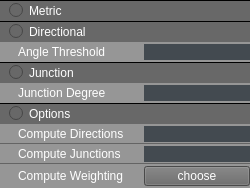
           <widget class="QWidget" name="widget_12" native="true">
            <layout class="QVBoxLayout" name="verticalLayout_2">
             <property name="spacing">
              <number>0</number>
             </property>
             <property name="leftMargin">
              <number>0</number>
             </property>
             <property name="topMargin">
              <number>0</number>
             </property>
             <property name="rightMargin">
              <number>0</number>
             </property>
             <property name="bottomMargin">
              <number>0</number>
             </property>
             <item>
              <widget class="QWidget" name="widget_38" native="true">
               <property name="styleSheet">
                <string notr="true">QWidget
{
    background-color: rgb(104, 104, 104);
    border-top: 1px solid rgb(0 , 0 , 0);
    border-bottom: 1px solid transparent;
}
	

 

</string>
               </property>
               <layout class="QVBoxLayout" name="verticalLayout_39">
                <property name="leftMargin">
                 <number>0</number>
                </property>
                <property name="topMargin">
                 <number>0</number>
                </property>
                <property name="rightMargin">
                 <number>0</number>
                </property>
                <property name="bottomMargin">
                 <number>0</number>
                </property>
                <item>
                 <widget class="QRadioButton" name="radioButton_21">
                  <property name="minimumSize">
                   <size>
                    <width>0</width>
                    <height>0</height>
                   </size>
                  </property>
                  <property name="styleSheet">
                   <string notr="true">QRadioButton
{
    font: 8pt &quot;Ebrima&quot;;
    color:white;
    background-color: rgb(104, 104, 104);
    padding-left:9px;
	padding-bottom:2 px;
	padding-top:2 px;
}
	
 QRadioButton:hover
{
	background-color: rgb(180, 53, 180);
}

QRadioButton:pressed
{
    background-color: rgb(180, 53, 180);
 }

</string>
                  </property>
                  <property name="text">
                   <string>Metric</string>
                  </property>
                 </widget>
                </item>
               </layout>
              </widget>
             </item>
             <item>
              <widget class="QWidget" name="widget_40" native="true">
               <property name="styleSheet">
                <string notr="true">QWidget
{
    background-color: rgb(104, 104, 104);
    border-top: 1px solid rgb(0 , 0 , 0);
    border-bottom: 1px solid transparent;
}
	

 

</string>
               </property>
               <layout class="QVBoxLayout" name="verticalLayout_40">
                <property name="leftMargin">
                 <number>0</number>
                </property>
                <property name="topMargin">
                 <number>0</number>
                </property>
                <property name="rightMargin">
                 <number>0</number>
                </property>
                <property name="bottomMargin">
                 <number>0</number>
                </property>
                <item>
                 <widget class="QRadioButton" name="radioButton_22">
                  <property name="minimumSize">
                   <size>
                    <width>0</width>
                    <height>0</height>
                   </size>
                  </property>
                  <property name="styleSheet">
                   <string notr="true">QRadioButton
{
    font: 8pt &quot;Ebrima&quot;;
    color:white;
    background-color: rgb(104, 104, 104);
    padding-left:9px;
	padding-bottom:2 px;
	padding-top:2 px;
}
	
 QRadioButton:hover
{
	background-color: rgb(180, 53, 180);
}

QRadioButton:pressed
{
    background-color: rgb(180, 53, 180);
 }

</string>
                  </property>
                  <property name="text">
                   <string>Directional</string>
                  </property>
                 </widget>
                </item>
               </layout>
              </widget>
             </item>
             <item>
              <widget class="QWidget" name="widget_41" native="true">
               <property name="styleSheet">
                <string notr="true">QWidget
{
    background-color: rgb(150, 150, 150);

}</string>
               </property>
               <layout class="QHBoxLayout" name="horizontalLayout">
                <property name="spacing">
                 <number>6</number>
                </property>
                <property name="leftMargin">
                 <number>18</number>
                </property>
                <property name="topMargin">
                 <number>2</number>
                </property>
                <property name="rightMargin">
                 <number>0</number>
                </property>
                <property name="bottomMargin">
                 <number>2</number>
                </property>
                <item>
                 <widget class="QLabel" name="label_32">
                  <property name="sizePolicy">
                   <sizepolicy hsizetype="Minimum" vsizetype="Fixed">
                    <horstretch>0</horstretch>
                    <verstretch>0</verstretch>
                   </sizepolicy>
                  </property>
                  <property name="minimumSize">
                   <size>
                    <width>120</width>
                    <height>0</height>
                   </size>
                  </property>
                  <property name="maximumSize">
                   <size>
                    <width>120</width>
                    <height>16777215</height>
                   </size>
                  </property>
                  <property name="styleSheet">
                   <string notr="true">    border-top: 0px solid rgb(0 , 0 , 0);
    font: 8pt &quot;Ebrima&quot;;   
	color:white;   
    border-top: 0px solid rgb(0 , 0 , 0); </string>
                  </property>
                  <property name="text">
                   <string>Angle Threshold</string>
                  </property>
                 </widget>
                </item>
                <item>
                 <widget class="QLineEdit" name="lineEdit_29">
                  <property name="sizePolicy">
                   <sizepolicy hsizetype="Expanding" vsizetype="Fixed">
                    <horstretch>0</horstretch>
                    <verstretch>0</verstretch>
                   </sizepolicy>
                  </property>
                  <property name="styleSheet">
                   <string notr="true">border :0px solid  rgb(67, 74, 80);
color: rgb(255, 255, 255);
background-color: rgb(67, 74, 80);
font: 8pt &quot;Ebrima&quot;;




</string>
                  </property>
                  <property name="alignment">
                   <set>Qt::AlignCenter</set>
                  </property>
                 </widget>
                </item>
               </layout>
              </widget>
             </item>
             <item>
              <widget class="QWidget" name="widget_42" native="true">
               <property name="styleSheet">
                <string notr="true">QWidget
{
    background-color: rgb(104, 104, 104);
    border-top: 1px solid rgb(0 , 0 , 0);
    border-bottom: 1px solid transparent;
}
	

 

</string>
               </property>
               <layout class="QVBoxLayout" name="verticalLayout_42">
                <property name="leftMargin">
                 <number>0</number>
                </property>
                <property name="topMargin">
                 <number>0</number>
                </property>
                <property name="rightMargin">
                 <number>0</number>
                </property>
                <property name="bottomMargin">
                 <number>0</number>
                </property>
                <item>
                 <widget class="QRadioButton" name="radioButton_23">
                  <property name="minimumSize">
                   <size>
                    <width>0</width>
                    <height>0</height>
                   </size>
                  </property>
                  <property name="styleSheet">
                   <string notr="true">QRadioButton
{
    font: 8pt &quot;Ebrima&quot;;
    color:white;
    background-color: rgb(104, 104, 104);
    padding-left:9px;
	padding-bottom:2 px;
	padding-top:2 px;
}
	
 QRadioButton:hover
{
	background-color: rgb(180, 53, 180);
}

QRadioButton:pressed
{
    background-color: rgb(180, 53, 180);
 }

</string>
                  </property>
                  <property name="text">
                   <string>Junction</string>
                  </property>
                 </widget>
                </item>
               </layout>
              </widget>
             </item>
             <item>
              <widget class="QWidget" name="widget_43" native="true">
               <property name="styleSheet">
                <string notr="true">QWidget
{
    background-color: rgb(150, 150, 150);

}</string>
               </property>
               <layout class="QHBoxLayout" name="horizontalLayout_10">
                <property name="spacing">
                 <number>6</number>
                </property>
                <property name="leftMargin">
                 <number>18</number>
                </property>
                <property name="topMargin">
                 <number>2</number>
                </property>
                <property name="rightMargin">
                 <number>0</number>
                </property>
                <property name="bottomMargin">
                 <number>2</number>
                </property>
                <item>
                 <widget class="QLabel" name="label_34">
                  <property name="sizePolicy">
                   <sizepolicy hsizetype="Minimum" vsizetype="Fixed">
                    <horstretch>0</horstretch>
                    <verstretch>0</verstretch>
                   </sizepolicy>
                  </property>
                  <property name="minimumSize">
                   <size>
                    <width>120</width>
                    <height>0</height>
                   </size>
                  </property>
                  <property name="maximumSize">
                   <size>
                    <width>120</width>
                    <height>16777215</height>
                   </size>
                  </property>
                  <property name="styleSheet">
                   <string notr="true">    border-top: 0px solid rgb(0 , 0 , 0);
    font: 8pt &quot;Ebrima&quot;;   
	color:white;   
    border-top: 0px solid rgb(0 , 0 , 0); </string>
                  </property>
                  <property name="text">
                   <string>Junction Degree</string>
                  </property>
                 </widget>
                </item>
                <item>
                 <widget class="QLineEdit" name="lineEdit_31">
                  <property name="sizePolicy">
                   <sizepolicy hsizetype="Expanding" vsizetype="Fixed">
                    <horstretch>0</horstretch>
                    <verstretch>0</verstretch>
                   </sizepolicy>
                  </property>
                  <property name="styleSheet">
                   <string notr="true">border :0px solid  rgb(67, 74, 80);
color: rgb(255, 255, 255);
background-color: rgb(67, 74, 80);
font: 8pt &quot;Ebrima&quot;;




</string>
                  </property>
                  <property name="alignment">
                   <set>Qt::AlignCenter</set>
                  </property>
                 </widget>
                </item>
               </layout>
              </widget>
             </item>
             <item>
              <widget class="QWidget" name="widget_65" native="true">
               <property name="styleSheet">
                <string notr="true">QWidget
{
    background-color: rgb(104, 104, 104);
    border-top: 1px solid rgb(0 , 0 , 0);
    border-bottom: 1px solid transparent;
}
	

 

</string>
               </property>
               <layout class="QVBoxLayout" name="verticalLayout_48">
                <property name="leftMargin">
                 <number>0</number>
                </property>
                <property name="topMargin">
                 <number>0</number>
                </property>
                <property name="rightMargin">
                 <number>0</number>
                </property>
                <property name="bottomMargin">
                 <number>0</number>
                </property>
                <item>
                 <widget class="QRadioButton" name="radioButton_30">
                  <property name="minimumSize">
                   <size>
                    <width>0</width>
                    <height>0</height>
                   </size>
                  </property>
                  <property name="styleSheet">
                   <string notr="true">QRadioButton
{
    font: 8pt &quot;Ebrima&quot;;
    color:white;
    background-color: rgb(104, 104, 104);
    padding-left:9px;
	padding-bottom:2 px;
	padding-top:2 px;
}
	
 QRadioButton:hover
{
	background-color: rgb(180, 53, 180);
}

QRadioButton:pressed
{
    background-color: rgb(180, 53, 180);
 }

</string>
                  </property>
                  <property name="text">
                   <string>Options</string>
                  </property>
                 </widget>
                </item>
               </layout>
              </widget>
             </item>
             <item>
              <widget class="QWidget" name="widget_144" native="true">
               <layout class="QVBoxLayout" name="verticalLayout_84">
                <property name="spacing">
                 <number>0</number>
                </property>
                <property name="leftMargin">
                 <number>0</number>
                </property>
                <property name="topMargin">
                 <number>0</number>
                </property>
                <property name="rightMargin">
                 <number>0</number>
                </property>
                <property name="bottomMargin">
                 <number>0</number>
                </property>
                <item>
                 <widget class="QWidget" name="widget_145" native="true">
                  <property name="styleSheet">
                   <string notr="true">.QWidget
{
    background-color: rgb(150, 150, 150);
       border-bottom: 1px solid  rgb(100, 100, 100);

}</string>
                  </property>
                  <layout class="QHBoxLayout" name="horizontalLayout_97">
                   <property name="spacing">
                    <number>6</number>
                   </property>
                   <property name="leftMargin">
                    <number>18</number>
                   </property>
                   <property name="topMargin">
                    <number>2</number>
                   </property>
                   <property name="rightMargin">
                    <number>0</number>
                   </property>
                   <property name="bottomMargin">
                    <number>2</number>
                   </property>
                   <item>
                    <widget class="QLabel" name="label_28">
                     <property name="sizePolicy">
                      <sizepolicy hsizetype="Minimum" vsizetype="Fixed">
                       <horstretch>0</horstretch>
                       <verstretch>0</verstretch>
                      </sizepolicy>
                     </property>
                     <property name="minimumSize">
                      <size>
                       <width>120</width>
                       <height>0</height>
                      </size>
                     </property>
                     <property name="maximumSize">
                      <size>
                       <width>120</width>
                       <height>16777215</height>
                      </size>
                     </property>
                     <property name="styleSheet">
                      <string notr="true">    border-top: 0px solid rgb(0 , 0 , 0);
    font: 8pt &quot;Ebrima&quot;;   
	color:white;   
    border-top: 0px solid rgb(0 , 0 , 0); </string>
                     </property>
                     <property name="text">
                      <string>Compute Directions</string>
                     </property>
                    </widget>
                   </item>
                   <item>
                    <widget class="QLineEdit" name="lineEdit_79">
                     <property name="sizePolicy">
                      <sizepolicy hsizetype="Expanding" vsizetype="Fixed">
                       <horstretch>0</horstretch>
                       <verstretch>0</verstretch>
                      </sizepolicy>
                     </property>
                     <property name="styleSheet">
                      <string notr="true">border :0px solid  rgb(67, 74, 80);
color: rgb(255, 255, 255);
background-color: rgb(67, 74, 80);
font: 8pt &quot;Ebrima&quot;;
</string>
                     </property>
                     <property name="alignment">
                      <set>Qt::AlignCenter</set>
                     </property>
                    </widget>
                   </item>
                  </layout>
                 </widget>
                </item>
                <item>
                 <widget class="QWidget" name="widget_146" native="true">
                  <property name="styleSheet">
                   <string notr="true">.QWidget
{
    background-color: rgb(150, 150, 150);
       border-bottom: 1px solid  rgb(100, 100, 100);

}</string>
                  </property>
                  <layout class="QHBoxLayout" name="horizontalLayout_98">
                   <property name="spacing">
                    <number>6</number>
                   </property>
                   <property name="leftMargin">
                    <number>18</number>
                   </property>
                   <property name="topMargin">
                    <number>2</number>
                   </property>
                   <property name="rightMargin">
                    <number>0</number>
                   </property>
                   <property name="bottomMargin">
                    <number>2</number>
                   </property>
                   <item>
                    <widget class="QLabel" name="label_93">
                     <property name="sizePolicy">
                      <sizepolicy hsizetype="Minimum" vsizetype="Fixed">
                       <horstretch>0</horstretch>
                       <verstretch>0</verstretch>
                      </sizepolicy>
                     </property>
                     <property name="minimumSize">
                      <size>
                       <width>120</width>
                       <height>0</height>
                      </size>
                     </property>
                     <property name="maximumSize">
                      <size>
                       <width>120</width>
                       <height>16777215</height>
                      </size>
                     </property>
                     <property name="styleSheet">
                      <string notr="true">    border-top: 0px solid rgb(0 , 0 , 0);
    font: 8pt &quot;Ebrima&quot;;   
	color:white;   
    border-top: 0px solid rgb(0 , 0 , 0); </string>
                     </property>
                     <property name="text">
                      <string>Compute Junctions</string>
                     </property>
                    </widget>
                   </item>
                   <item>
                    <widget class="QLineEdit" name="lineEdit_80">
                     <property name="sizePolicy">
                      <sizepolicy hsizetype="Expanding" vsizetype="Fixed">
                       <horstretch>0</horstretch>
                       <verstretch>0</verstretch>
                      </sizepolicy>
                     </property>
                     <property name="styleSheet">
                      <string notr="true">border :0px solid  rgb(67, 74, 80);
color: rgb(255, 255, 255);
background-color: rgb(67, 74, 80);
font: 8pt &quot;Ebrima&quot;;




</string>
                     </property>
                     <property name="alignment">
                      <set>Qt::AlignCenter</set>
                     </property>
                    </widget>
                   </item>
                  </layout>
                 </widget>
                </item>
                <item>
                 <widget class="QWidget" name="widget_166" native="true">
                  <property name="styleSheet">
                   <string notr="true">.QWidget
{
    background-color: rgb(150, 150, 150);
}</string>
                  </property>
                  <layout class="QHBoxLayout" name="horizontalLayout_99">
                   <property name="spacing">
                    <number>6</number>
                   </property>
                   <property name="leftMargin">
                    <number>18</number>
                   </property>
                   <property name="topMargin">
                    <number>2</number>
                   </property>
                   <property name="rightMargin">
                    <number>0</number>
                   </property>
                   <property name="bottomMargin">
                    <number>2</number>
                   </property>
                   <item>
                    <widget class="QLabel" name="label_94">
                     <property name="sizePolicy">
                      <sizepolicy hsizetype="Minimum" vsizetype="Fixed">
                       <horstretch>0</horstretch>
                       <verstretch>0</verstretch>
                      </sizepolicy>
                     </property>
                     <property name="minimumSize">
                      <size>
                       <width>120</width>
                       <height>0</height>
                      </size>
                     </property>
                     <property name="maximumSize">
                      <size>
                       <width>120</width>
                       <height>16777215</height>
                      </size>
                     </property>
                     <property name="styleSheet">
                      <string notr="true">    border-top: 0px solid rgb(0 , 0 , 0);
    font:8pt &quot;Ebrima&quot;;   
	color:white;   
    border-top: 0px solid rgb(0 , 0 , 0); </string>
                     </property>
                     <property name="text">
                      <string>Compute Weighting</string>
                     </property>
                    </widget>
                   </item>
                   <item>
                    <widget class="QPushButton" name="pushButton_29">
                     <property name="sizePolicy">
                      <sizepolicy hsizetype="Expanding" vsizetype="Fixed">
                       <horstretch>0</horstretch>
                       <verstretch>0</verstretch>
                      </sizepolicy>
                     </property>
                     <property name="minimumSize">
                      <size>
                       <width>0</width>
                       <height>20</height>
                      </size>
                     </property>
                     <property name="maximumSize">
                      <size>
                       <width>16777215</width>
                       <height>20</height>
                      </size>
                     </property>
                     <property name="autoFillBackground">
                      <bool>false</bool>
                     </property>
                     <property name="styleSheet">
                      <string notr="true">QPushButton
{
	font:    9pt &quot;Ebrima&quot;  ;
    color:white;
	background-color: rgb(104, 104, 104);
}

QPushButton:hover
{
    color:white;
	background-color: rgb(255, 107, 228);
     border-top: 1px solid rgb(0 , 0 , 0);
}

QPushButton:pressed
{
    color:white;
	background-color: rgb(255, 107, 228);
     border-top: 1px solid rgb(0 , 0 , 0);
    padding-left:3px;
    padding-top:3px;
}</string>
                     </property>
                     <property name="text">
                      <string>choose</string>
                     </property>
                    </widget>
                   </item>
                  </layout>
                 </widget>
                </item>
               </layout>
              </widget>
             </item>
            </layout>
           </widget>
